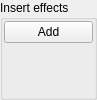
<?xml version="1.0" encoding="UTF-8"?>
<ui version="4.0">
 <class>InsertEffectButtonStrip</class>
 <widget class="QWidget" name="InsertEffectButtonStrip">
  <property name="geometry">
   <rect>
    <x>0</x>
    <y>0</y>
    <width>89</width>
    <height>100</height>
   </rect>
  </property>
  <property name="sizePolicy">
   <sizepolicy hsizetype="Preferred" vsizetype="Maximum">
    <horstretch>0</horstretch>
    <verstretch>0</verstretch>
   </sizepolicy>
  </property>
  <property name="minimumSize">
   <size>
    <width>0</width>
    <height>100</height>
   </size>
  </property>
  <property name="maximumSize">
   <size>
    <width>16777215</width>
    <height>16777215</height>
   </size>
  </property>
  <property name="windowTitle">
   <string>Form</string>
  </property>
  <layout class="QHBoxLayout" name="horizontalLayout">
   <property name="spacing">
    <number>0</number>
   </property>
   <property name="leftMargin">
    <number>0</number>
   </property>
   <property name="topMargin">
    <number>0</number>
   </property>
   <property name="rightMargin">
    <number>0</number>
   </property>
   <property name="bottomMargin">
    <number>0</number>
   </property>
   <item>
    <widget class="QGroupBox" name="grbInsertEffects">
     <property name="title">
      <string>Insert effects</string>
     </property>
     <layout class="QVBoxLayout" name="verticalLayout">
      <property name="spacing">
       <number>0</number>
      </property>
      <property name="leftMargin">
       <number>0</number>
      </property>
      <property name="topMargin">
       <number>0</number>
      </property>
      <property name="rightMargin">
       <number>0</number>
      </property>
      <property name="bottomMargin">
       <number>0</number>
      </property>
      <item>
       <widget class="QWidget" name="buttons" native="true">
        <property name="sizePolicy">
         <sizepolicy hsizetype="Preferred" vsizetype="Expanding">
          <horstretch>0</horstretch>
          <verstretch>0</verstretch>
         </sizepolicy>
        </property>
        <layout class="QVBoxLayout" name="buttonlayout">
         <property name="spacing">
          <number>1</number>
         </property>
         <property name="leftMargin">
          <number>1</number>
         </property>
         <property name="topMargin">
          <number>1</number>
         </property>
         <property name="rightMargin">
          <number>1</number>
         </property>
         <property name="bottomMargin">
          <number>1</number>
         </property>
         <item>
          <widget class="QPushButton" name="btnAdd">
           <property name="text">
            <string>Add</string>
           </property>
          </widget>
         </item>
         <item>
          <spacer name="verticalSpacer">
           <property name="orientation">
            <enum>Qt::Vertical</enum>
           </property>
           <property name="sizeHint" stdset="0">
            <size>
             <width>20</width>
             <height>34</height>
            </size>
           </property>
          </spacer>
         </item>
        </layout>
       </widget>
      </item>
     </layout>
    </widget>
   </item>
  </layout>
 </widget>
 <resources/>
 <connections/>
</ui>
